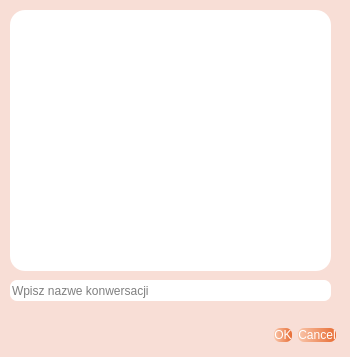
<?xml version="1.0" encoding="UTF-8"?>
<ui version="4.0">
 <class>MainWindow</class>
 <widget class="QMainWindow" name="MainWindow">
  <property name="geometry">
   <rect>
    <x>0</x>
    <y>0</y>
    <width>350</width>
    <height>357</height>
   </rect>
  </property>
  <property name="windowTitle">
   <string>Moi znajomi</string>
  </property>
  <property name="styleSheet">
   <string notr="true">#MainWindow{
background-color: rgb(248, 222, 214);
}
#centralwidget{
background-color: rgb(248, 222, 214);
}
.QDialogButtonBox.Ok{
background-color: qlineargradient(spread:pad, x1:0, y1:0, x2:1, y2:0, stop:0 rgba(249, 198, 171, 255), stop:1 rgba(232, 109, 52, 255));
border-radius: 15px;
font: bold 11pt &quot;Routed Gothic&quot;;
color: white
}
#buttonBox {
background-color: qlineargradient(spread:pad, x1:0, y1:0, x2:1, y2:0, stop:0 rgba(224, 149, 127, 255), stop:1 rgba(228, 78, 9, 255));
}
#lineEdit_name{
border-radius: 7px;
font: 12px &quot;Routed Gothic&quot;;
background-color:white
}
#listView_friends{
border-radius: 15px;
font: &quot;Routed Gothic&quot;;
background-color:white
}
</string>
  </property>
  <widget class="QWidget" name="centralwidget">
   <widget class="QDialogButtonBox" name="buttonBox">
    <property name="geometry">
     <rect>
      <x>105</x>
      <y>320</y>
      <width>231</width>
      <height>31</height>
     </rect>
    </property>
    <property name="styleSheet">
     <string notr="true">background-color: qlineargradient(spread:pad, x1:0, y1:0, x2:1, y2:0, stop:0 rgba(249, 198, 171, 255), stop:1 rgba(232, 109, 52, 255));
border-radius: 6px;
font: bold 15pt &quot;Routed Gothic&quot;;
color: white
</string>
    </property>
    <property name="standardButtons">
     <set>QDialogButtonBox::Cancel|QDialogButtonBox::Ok</set>
    </property>
    <property name="centerButtons">
     <bool>false</bool>
    </property>
   </widget>
   <widget class="QLineEdit" name="lineEdit_name">
    <property name="geometry">
     <rect>
      <x>10</x>
      <y>280</y>
      <width>321</width>
      <height>21</height>
     </rect>
    </property>
    <property name="inputMask">
     <string/>
    </property>
    <property name="text">
     <string/>
    </property>
    <property name="placeholderText">
     <string>Wpisz nazwe konwersacji</string>
    </property>
    <property name="clearButtonEnabled">
     <bool>true</bool>
    </property>
   </widget>
   <widget class="QListView" name="listView_friends">
    <property name="geometry">
     <rect>
      <x>10</x>
      <y>10</y>
      <width>321</width>
      <height>261</height>
     </rect>
    </property>
   </widget>
  </widget>
 </widget>
 <resources/>
 <connections/>
</ui>
